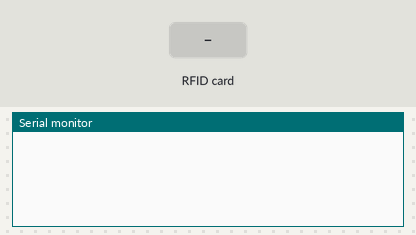
Recording of a sketch running on a simulated Arduino Uno, built with avr-gcc and run on an emulated ATmega328P. On the bench: the last lines printed to the serial monitor. The test bench sets the inputs (shaded band).

Above: at 1.2 s.
1.3 s: RFID card 5E 7A 19 C4 held to the reader
At 2.1 s:
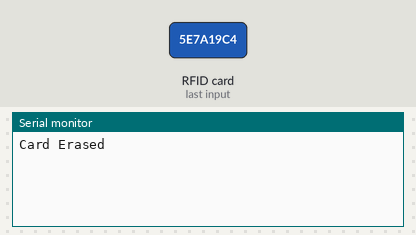
At 2.8 s:
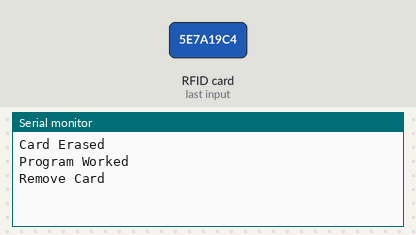

The sketch:

RFID_Website_and_Messages.ino
```cpp
#include <NfcAdapter.h>
#include <PN532.h>
#include <PN532_SPI.h>
#include<SPI.h>

PN532_SPI pn532spi(SPI, 10);
NfcAdapter nfc = NfcAdapter(pn532spi);

void setup() {
  Serial.begin(9600);
  nfc.begin();

}

void loop() {
  if (nfc.tagPresent()) {

    bool success = nfc.erase();
    if (success) {
      Serial.println("Card Erased");
    }
    else {
      Serial.println("Card Not Erased");
    }
    delay(1000);

    //  NfcTag tag = nfc.read();
    //   tag.print();   // To read a card.


    NdefMessage message = NdefMessage();
    message.addTextRecord("Hello. Wazz Up?");
    message.addUriRecord("https://www.youtube.com/");
    message.addTextRecord("OK. Bye!");
    success = nfc.write(message);
    if (success) {
      Serial.println("Program Worked");
    }
    else {
      Serial.println("Program Not Working");
    }
    Serial.print("Remove Card");
    delay(5000);


  }


}
```

Measured:
- after the input at 1.3 s, the serial monitor: prints a new line at once (image 1)
